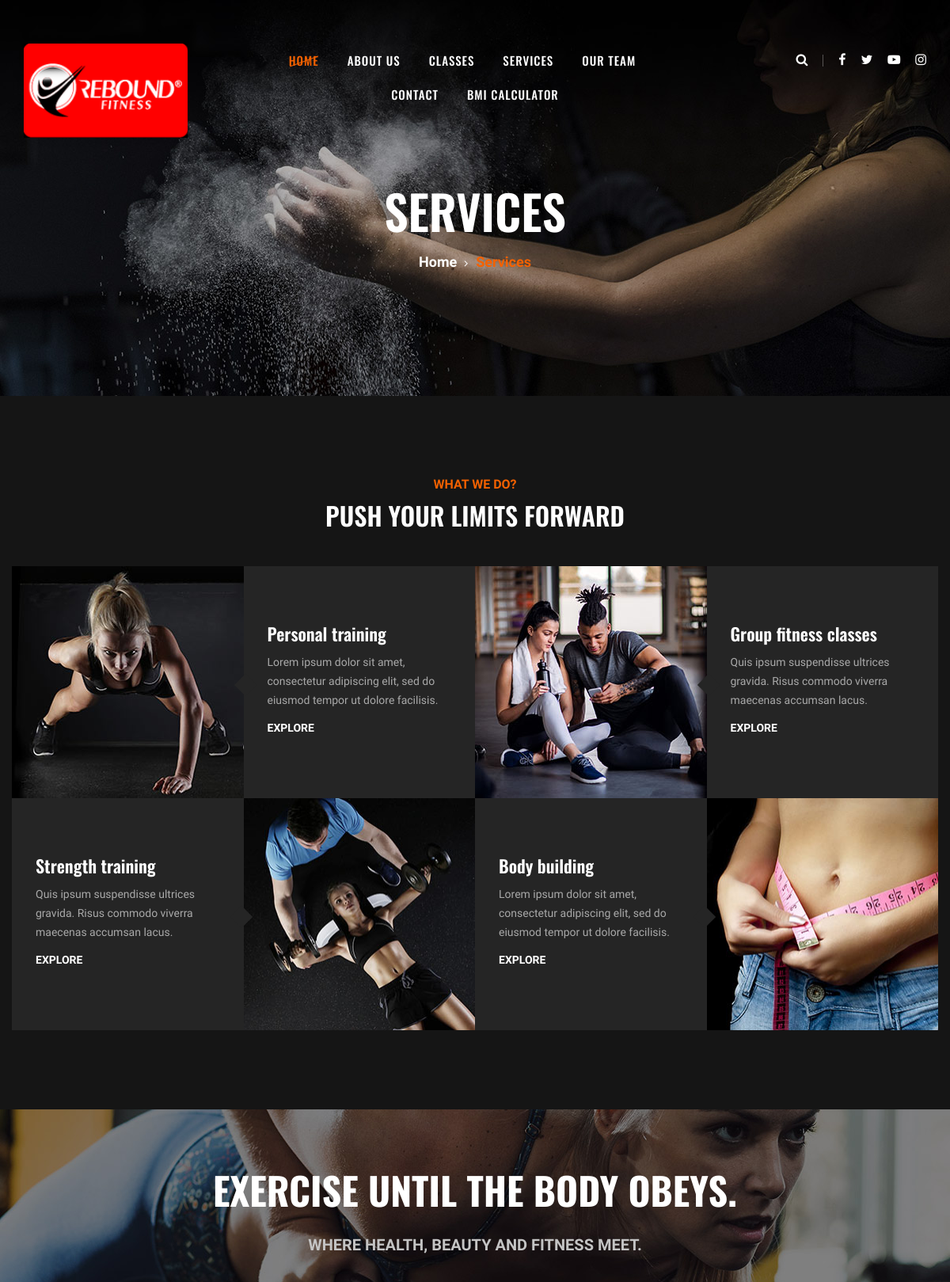
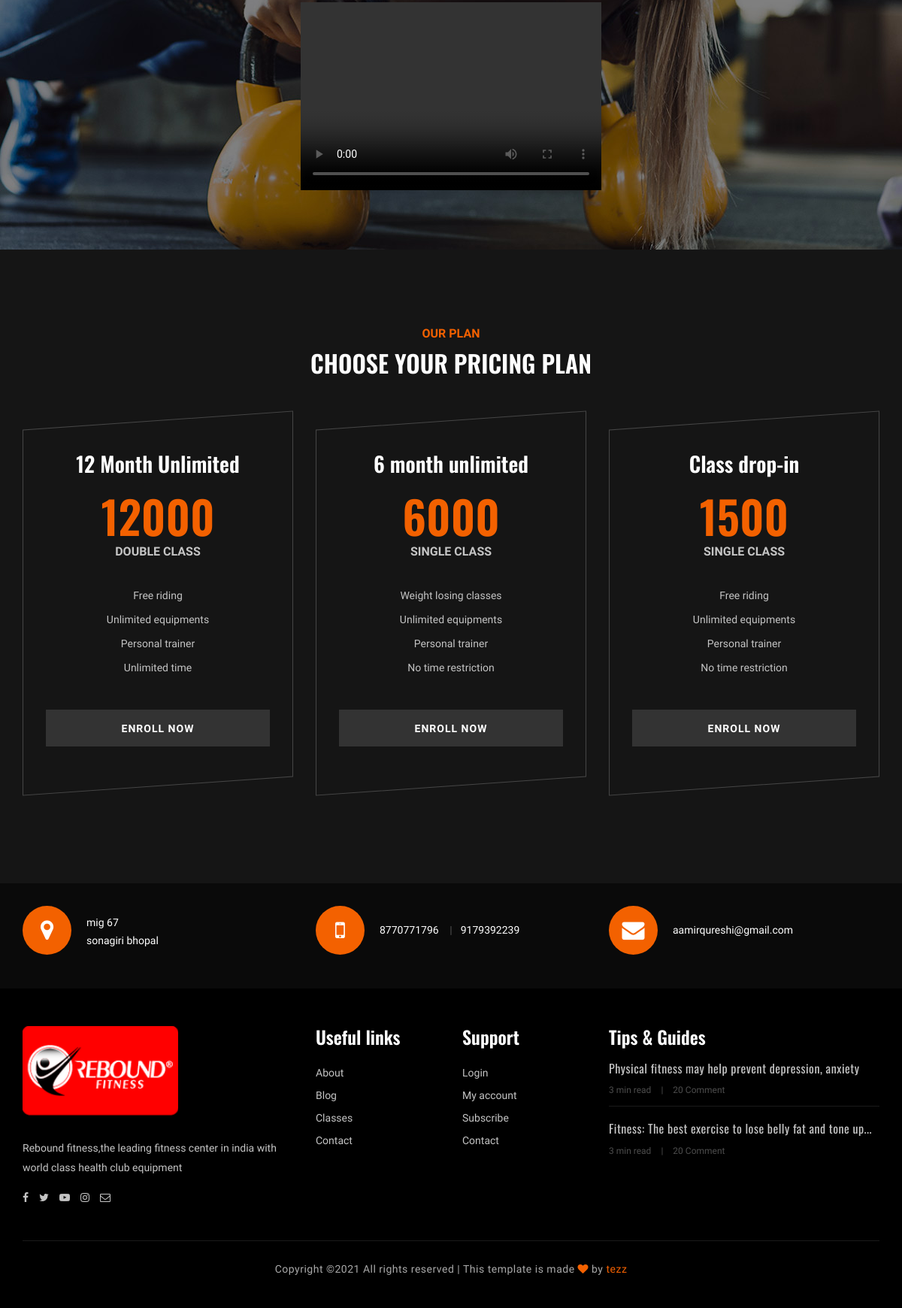
Page /services/ on the committed database (2 pictures, top to bottom).
### reebound/models.py (models this page shows)
class SERVICES(models.Model):
    video = models.FileField(null=True)

class Plan(models.Model):
    plantime = models.TextField(max_length= 50)
    planamount = models.TextField(max_length= 50)
    classperiod = models.TextField(max_length= 50)
    classtype = models.TextField(max_length= 50)
    classequiment = models.TextField(max_length= 50)
    trainer = models.TextField(max_length= 50)
    classtime = models.TextField(max_length= 50)

### reebound/views.py (the view)
# urls.py: path('services/',Services,name='services'),
def Services(request):
    plan = Plan.objects.all()
    servicesvideo = SERVICES.objects.all()
    d = {"plan": plan,"servicesvideo":servicesvideo}
    return render (request,'services.html',d)

### reebound/templates/services.html
{% extends 'base.html' %}
{% block body %}
{% load static %}
    <section class="breadcrumb-section set-bg" data-setbg="{% static 'img/breadcrumb-bg.jpg' %}">
        <div class="container">
            <div class="row">
                <div class="col-lg-12 text-center">
                    <div class="breadcrumb-text">
                        <h2>Services</h2>
                        <div class="bt-option">
                            <a href="./index.html">Home</a>
                            <span>Services</span>
                        </div>
                    </div>
                </div>
            </div>
        </div>
    </section>
    <section class="services-section spad">
        <div class="container">
            <div class="row">
                <div class="col-lg-12">
                    <div class="section-title">
                        <span>What we do?</span>
                        <h2>PUSH YOUR LIMITS FORWARD</h2>
                    </div>
                </div>
            </div>
            <div class="row">
                <div class="col-lg-3 order-lg-1 col-md-6 p-0">
                    <div class="ss-pic">
                        <img src="{% static 'img/services/services-1.jpg' %}" alt="">
                    </div>
                </div>
                <div class="col-lg-3 order-lg-2 col-md-6 p-0">
                    <div class="ss-text">
                        <h4>Personal training</h4>
                        <p>Lorem ipsum dolor sit amet, consectetur adipiscing elit, sed do eiusmod tempor ut dolore
                            facilisis.</p>
                        <a href="#">Explore</a>
                    </div>
                </div>
                <div class="col-lg-3 order-lg-3 col-md-6 p-0">
                    <div class="ss-pic">
                        <img src="{% static 'img/services/services-2.jpg' %}" alt="">
                    </div>
                </div>
                <div class="col-lg-3 order-lg-4 col-md-6 p-0">
                    <div class="ss-text">
                        <h4>Group fitness classes</h4>
                        <p>Quis ipsum suspendisse ultrices gravida. Risus commodo viverra maecenas accumsan lacus.</p>
                        <a href="#">Explore</a>
                    </div>
                </div>
                <div class="col-lg-3 order-lg-8 col-md-6 p-0">
                    <div class="ss-pic">
                        <img src="{% static 'img/services/services-4.jpg' %}" alt="">
                    </div>
                </div>
                <div class="col-lg-3 order-lg-7 col-md-6 p-0">
                    <div class="ss-text second-row">
                        <h4>Body building</h4>
                        <p>Lorem ipsum dolor sit amet, consectetur adipiscing elit, sed do eiusmod tempor ut dolore
                            facilisis.</p>
                        <a href="#">Explore</a>
                    </div>
                </div>
                <div class="col-lg-3 order-lg-6 col-md-6 p-0">
                    <div class="ss-pic">
                        <img src="{% static 'img/services/services-3.jpg' %}" alt="">
                    </div>
                </div>
                <div class="col-lg-3 order-lg-5 col-md-6 p-0">
                    <div class="ss-text second-row">
                        <h4>Strength training</h4>
                        <p>Quis ipsum suspendisse ultrices gravida. Risus commodo viverra maecenas accumsan lacus.</p>
                        <a href="#">Explore</a>
                    </div>
                </div>
            </div>
        </div>
    </section>
    <section class="banner-section set-bg" data-setbg="{% static 'img/banner-bg.jpg' %}">
        <div class="container">
            <div class="row">
                <div class="col-lg-12 text-center">
                    <div class="bs-text service-banner">
                        <h2>Exercise until the body obeys.</h2>
                        <div class="bt-tips">Where health, beauty and fitness meet.</div>
                         {% for i in servicesvideo %}
                        <video width="400" height="250" controls>
                             <source src="{{ i.video.url }}" type="video/mp4">
                             <source src="{{ i.video.url }}" type="video/ogg">
                        </video>
                        {% endfor %}
                    </div>
                </div>
            </div>
        </div>
    </section>
    <section class="pricing-section spad">
        <div class="container">
            <div class="row">
                <div class="col-lg-12">
                    <div class="section-title">
                        <span>Our Plan</span>
                        <h2>Choose your pricing plan</h2>
                    </div>
                </div>
            </div>
            <div class="row justify-content-center">
                {% for i in plan %}
                <div class="col-lg-4 col-md-8">
                    <div class="ps-item">
                        <h3>{{ i.plantime }}</h3>
                        <div class="pi-price">
                            <h2>{{ i.planamount }}</h2>
                            <span>{{ i.classperiod }}</span>
                        </div>
                        <ul>
                            <li>{{ i.classtype }}</li>
                            <li>{{ i.classequiment }}</li>
                            <li>{{ i.trainer }}</li>
                            <li>{{ i.classtime }}</li>
                        </ul>
                        <a href="{% url 'registration' %}" class="primary-btn pricing-btn">Enroll now</a>
                    </div>
                </div>
                {% endfor %}
            </div>
        </div>
    </section>
    <div class="gettouch-section">
        <div class="container">
            <div class="row">
                <div class="col-md-4">
                    <div class="gt-text">
                        <i class="fa fa-map-marker"></i>
                        <p>mig 67 <br/> sonagiri bhopal</p>
                    </div>
                </div>
                <div class="col-md-4">
                    <div class="gt-text">
                        <i class="fa fa-mobile"></i>
                        <ul>
                            <li>8770771796</li>
                            <li>9179392239</li>
                        </ul>
                    </div>
                </div>
                <div class="col-md-4">
                    <div class="gt-text email">
                        <i class="fa fa-envelope"></i>
                        <p>aamirqureshi@gmail.com</p>
                    </div>
                </div>
            </div>
        </div>
    </div>
{% endblock %}

### reebound/templates/base.html (shortened to what this page needs)
<!DOCTYPE html>
   {% load static %}
<html lang="zxx">
<head>
    <link rel="stylesheet" href="{%  static 'css/bootstrap.min.css' %}" type="text/css">
    <link rel="stylesheet" href="{% static 'css/font-awesome.min.css' %}" type="text/css">
    <link rel="stylesheet" href="{% static 'css/flaticon.css' %}" type="text/css">
    <link rel="stylesheet" href="{% static 'css/owl.carousel.min.css' %}" type="text/css">
    <link rel="stylesheet" href="{% static 'css/barfiller.css' %}" type="text/css">
    <link rel="stylesheet" href="{% static 'css/magnific-popup.css' %}" type="text/css">
    <link rel="stylesheet" href="{% static 'css/slicknav.min.css' %}" type="text/css">
    <link rel="stylesheet" href="{% static 'css/style.css' %}" type="text/css">
</head>
<body>
    <header class="header-section">
        <div class="container-fluid">
            <div class="row">
                <div class="col-lg-3">
                    <div class="logo">
                        <a href="./index.html">
                            <img src="{% static 'img/logo.png' %}" alt="">
                        </a>
                    </div>
                </div>
                <div class="col-lg-6">
                    <nav class="nav-menu">
                        <ul>
                            <li class="active"><a href="{% url 'home' %}">Home</a></li>
                            <li><a href="{% url 'about' %}">About Us</a></li>
                            <li><a href="{% url 'class' %}">Classes</a></li>
                            <li><a href="{% url 'services' %}">Services</a></li>
                            <li><a href="{% url 'team' %}">Our Team</a></li>
                            <li><a href="{% url 'contact' %}">Contact</a></li>
                            <li><a href="{% url 'bmicalculator' %}">BMI Calculator</a></li>
                        </ul>
                    </nav>
                </div>
                <div class="col-lg-3">
                    <div class="top-option">
                        <div class="to-search search-switch">
                            <i class="fa fa-search"></i>
                        </div>
                        <div class="to-social">
                            <a href="#"><i class="fa fa-facebook"></i></a>
                            <a href="#"><i class="fa fa-twitter"></i></a>
                            <a href="#"><i class="fa fa-youtube-play"></i></a>
                            <a href="#"><i class="fa fa-instagram"></i></a>
                        </div>
                    </div>
                </div>
            </div>
        </div>
    </header>
    {% block body %}
    {% endblock %}
    <section class="footer-section">
        <div class="container">
            <div class="row">
                <div class="col-lg-4">
                    <div class="fs-about">
                        <div class="fa-logo">
                            <a href="#"><img src="{% static 'img/logo.png' %}" alt=""></a>
                        </div>
                        <p>Rebound fitness,the leading fitness center in india with world class health club equipment</p>
                        <div class="fa-social">
                            <a href="#"><i class="fa fa-facebook"></i></a>
                            <a href="#"><i class="fa fa-twitter"></i></a>
                            <a href="#"><i class="fa fa-youtube-play"></i></a>
                            <a href="#"><i class="fa fa-instagram"></i></a>
                            <a href="#"><i class="fa  fa-envelope-o"></i></a>
                        </div>
                    </div>
                </div>
                <div class="col-lg-2 col-md-3 col-sm-6">
                    <div class="fs-widget">
                        <h4>Useful links</h4>
                        <ul>
                            <li><a href="{% url 'about' %}">About</a></li>
                            <li><a href="">Blog</a></li>
                            <li><a href="{% url 'class' %}">Classes</a></li>
                            <li><a href="{% url 'contact' %}">Contact</a></li>
                        </ul>
                    </div>
                </div>
                <div class="col-lg-2 col-md-3 col-sm-6">
                    <div class="fs-widget">
                        <h4>Support</h4>
                        <ul>
                            <li><a href="#">Login</a></li>
                            <li><a href="#">My account</a></li>
                            <li><a href="#">Subscribe</a></li>
                            <li><a href="{% url 'contact' %}">Contact</a></li>
                        </ul>
                    </div>
                </div>
                <div class="col-lg-4 col-md-6">
                    <div class="fs-widget">
                        <h4>Tips & Guides</h4>
                        <div class="fw-recent">
                            <h6><a href="#">Physical fitness may help prevent depression, anxiety</a></h6>
                            <ul>
                                <li>3 min read</li>
                                <li>20 Comment</li>
                            </ul>
                        </div>
                        <div class="fw-recent">
                            <h6><a href="#">Fitness: The best exercise to lose belly fat and tone up...</a></h6>
                            <ul>
                                <li>3 min read</li>
                                <li>20 Comment</li>
                            </ul>
                        </div>
                    </div>
                </div>
            </div>
            <div class="row">
                <div class="col-lg-12 text-center">
                    <div class="copyright-text">
                        <p>
  Copyright &copy;<script>document.write(new Date().getFullYear());</script> All rights reserved | This template is made  <i class="fa fa-heart" aria-hidden="true"></i> by <a href="" target="_blank">tezz</a>
  </p>
                    </div>
                </div>
            </div>
        </div>
    </section>
</body>
</html>

### reebound/static/css/barfiller.css (style rules this page uses)
body { font-family: Arial; }

### rows in the picture
Plan: plantime "12 Month Unlimited", planamount "12000", classperiod "DOUBLE CLASS", classtype "Free riding", classequiment "Unlimited equipments", trainer "Personal trainer", classtime "Unlimited time"
Plan: plantime "6 month unlimited", planamount "6000", classperiod "SINGLE CLASS", classtype "Weight losing classes", classequiment "Unlimited equipments", trainer "Personal trainer", classtime "No time restriction"
Plan: plantime "Class drop-in", planamount "1500", classperiod "SINGLE CLASS", classtype "Free riding", classequiment "Unlimited equipments", trainer "Personal trainer", classtime "No time restriction"
